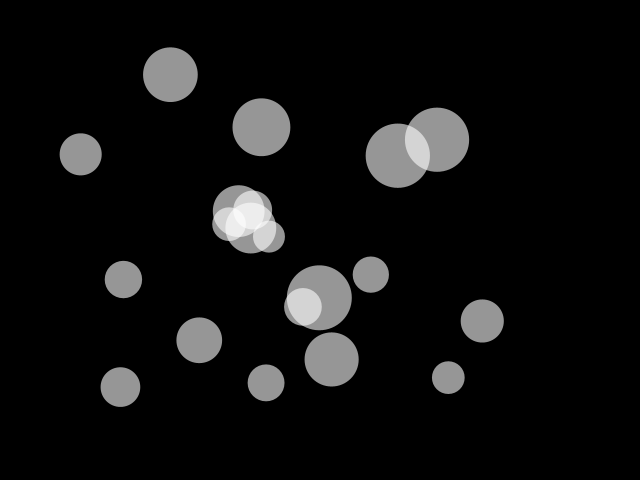
Frame 1 (no input)
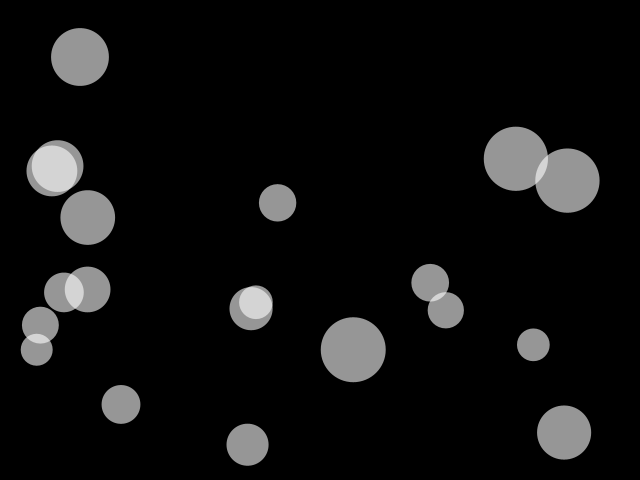
Frame 60 (the mouse pressed at the canvas centre just before this capture)
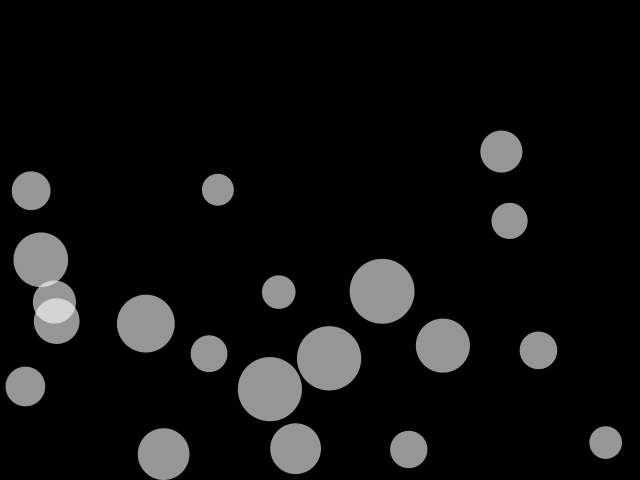
Frame 120 (the mouse held since frame 60 and released just before this capture)

The Processing sketch that drew these frames (run headless with seeded random() and noise(); from frame 60 on, the mouse is pressed at the canvas centre):

// Processing sketch: sketch_151103a
// ── sketch_151103a.pde
float spot=20,angle=0,circles=20,gravity=.1;
float[][] x = new float[32][5];
//[0]=x
//[1]=y
//[2]=xvel
//[3]=yvel
//[4]=radius
void setup()
{
  size(640,480);
  int a=0;
  while (a<circles)
  {
    x[a][0]=random(70,width-70);
    x[a][1]=random(70,height-70);
    x[a][2]=random(-5,5);
    x[a][3]=random(-5,5);
    x[a][4]=random(30,70);
    a++;
  }
}


void legit_circle(float x,float y, float w)
{
  
    noStroke();
    fill(255,150);
    ellipse(x,y,w,w);
    
}

void doCircle()
{
  int a=0;
  while (a<circles)
  {
    x[a][0]+=x[a][2];
    x[a][1]+=x[a][3];
    
    
    int b=0;
    while(b<circles)
    {
      if (b==a)
      {
        b++;
      }
      float xdist,ydist,dist;
      xdist=x[a][0]-x[b][0];
      ydist=x[a][1]-x[b][1];
      dist=sqrt((xdist*xdist)+(ydist*ydist));
      if (dist<x[a][4]*.5+x[b][4]*.5)
      {
        float ang;
        ang=atan2(x[a][0],x[b][0]);
        //x[a][2]=cos(ang)*x[a][2];
        //x[a][3]=sin(ang)*x[a][3];
        //x[b][2]=cos(ang-PI/90)*x[b][2];
        //x[b][3]=cos(ang-PI/90)*x[b][3];
      }
      b++;
    }
    if (x[a][0]<x[a][4]*.5+1 || x[a][0]>width-x[a][4]*.5-1)
    {
      x[a][2]*=-1.15;
    }
    if (x[a][1]+x[a][3]+x[a][4]*.5 > height)
    {
      x[a][3]*=-1.15;
    }
    x[a][3]+=gravity;
    x[a][2]*=.997;
    x[a][3]*=.997;
    if (x[a][0]+x[a][4]*.5<0)
    {
      x[a][2]=abs(x[a][2])*(1.01);
    }
    legit_circle(x[a][0],x[a][1],x[a][4]);
    a++;
  }
}

void draw()
{
  background(0);
  doCircle();
  
  
  
}
